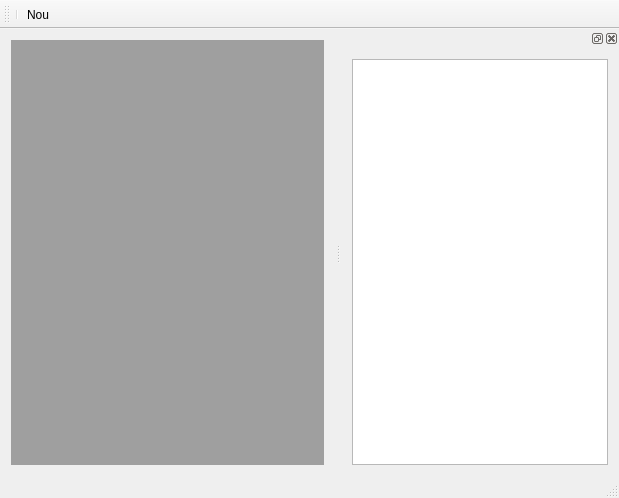
<?xml version="1.0" encoding="UTF-8"?>
<ui version="4.0">
 <class>MainWindow</class>
 <widget class="QMainWindow" name="MainWindow">
  <property name="geometry">
   <rect>
    <x>0</x>
    <y>0</y>
    <width>619</width>
    <height>498</height>
   </rect>
  </property>
  <property name="windowTitle">
   <string>MainWindow</string>
  </property>
  <widget class="QWidget" name="centralWidget">
   <layout class="QHBoxLayout" name="horizontalLayout">
    <item>
     <widget class="QMdiArea" name="mdiArea">
      <property name="sizeAdjustPolicy">
       <enum>QAbstractScrollArea::AdjustIgnored</enum>
      </property>
      <widget class="QWidget" name="subwindow">
       <property name="windowTitle">
        <string>Subwindow</string>
       </property>
       <layout class="QVBoxLayout" name="verticalLayout_3" stretch="0,0">
        <property name="sizeConstraint">
         <enum>QLayout::SetNoConstraint</enum>
        </property>
        <item>
         <widget class="QToolBox" name="toolBox">
          <property name="currentIndex">
           <number>2</number>
          </property>
          <widget class="QWidget" name="page">
           <property name="geometry">
            <rect>
             <x>0</x>
             <y>0</y>
             <width>176</width>
             <height>73</height>
            </rect>
           </property>
           <attribute name="label">
            <string>Page 1</string>
           </attribute>
          </widget>
          <widget class="QWidget" name="page_3">
           <property name="geometry">
            <rect>
             <x>0</x>
             <y>0</y>
             <width>176</width>
             <height>73</height>
            </rect>
           </property>
           <attribute name="label">
            <string>Page</string>
           </attribute>
          </widget>
          <widget class="QWidget" name="page_2">
           <property name="geometry">
            <rect>
             <x>0</x>
             <y>0</y>
             <width>176</width>
             <height>73</height>
            </rect>
           </property>
           <attribute name="label">
            <string>Page 2</string>
           </attribute>
          </widget>
         </widget>
        </item>
        <item>
         <widget class="QDialogButtonBox" name="buttonBox">
          <property name="standardButtons">
           <set>QDialogButtonBox::Cancel|QDialogButtonBox::Ok</set>
          </property>
         </widget>
        </item>
       </layout>
      </widget>
     </widget>
    </item>
   </layout>
  </widget>
  <widget class="QMenuBar" name="menuBar">
   <property name="geometry">
    <rect>
     <x>0</x>
     <y>0</y>
     <width>619</width>
     <height>25</height>
    </rect>
   </property>
  </widget>
  <widget class="QToolBar" name="mainToolBar">
   <property name="iconSize">
    <size>
     <width>32</width>
     <height>32</height>
    </size>
   </property>
   <property name="toolButtonStyle">
    <enum>Qt::ToolButtonTextUnderIcon</enum>
   </property>
   <attribute name="toolBarArea">
    <enum>TopToolBarArea</enum>
   </attribute>
   <attribute name="toolBarBreak">
    <bool>true</bool>
   </attribute>
   <addaction name="separator"/>
   <addaction name="actionNou"/>
  </widget>
  <widget class="QStatusBar" name="statusBar"/>
  <widget class="QDockWidget" name="dockWidget">
   <property name="whatsThis">
    <string>&lt;html&gt;&lt;head/&gt;&lt;body&gt;&lt;p&gt;&lt;br/&gt;&lt;/p&gt;&lt;/body&gt;&lt;/html&gt;</string>
   </property>
   <property name="floating">
    <bool>false</bool>
   </property>
   <attribute name="dockWidgetArea">
    <number>2</number>
   </attribute>
   <widget class="QWidget" name="dockWidgetContents">
    <layout class="QVBoxLayout" name="verticalLayout">
     <item>
      <widget class="QTextEdit" name="textEdit"/>
     </item>
    </layout>
   </widget>
  </widget>
  <action name="actionNou">
   <property name="icon">
    <iconset resource="Res.qrc">
     <normaloff>:/Icons/wind.png</normaloff>:/Icons/wind.png</iconset>
   </property>
   <property name="text">
    <string>Nou</string>
   </property>
   <property name="toolTip">
    <string>Ceva nou</string>
   </property>
  </action>
 </widget>
 <layoutdefault spacing="6" margin="11"/>
 <resources>
  <include location="Res.qrc"/>
 </resources>
 <connections/>
</ui>
